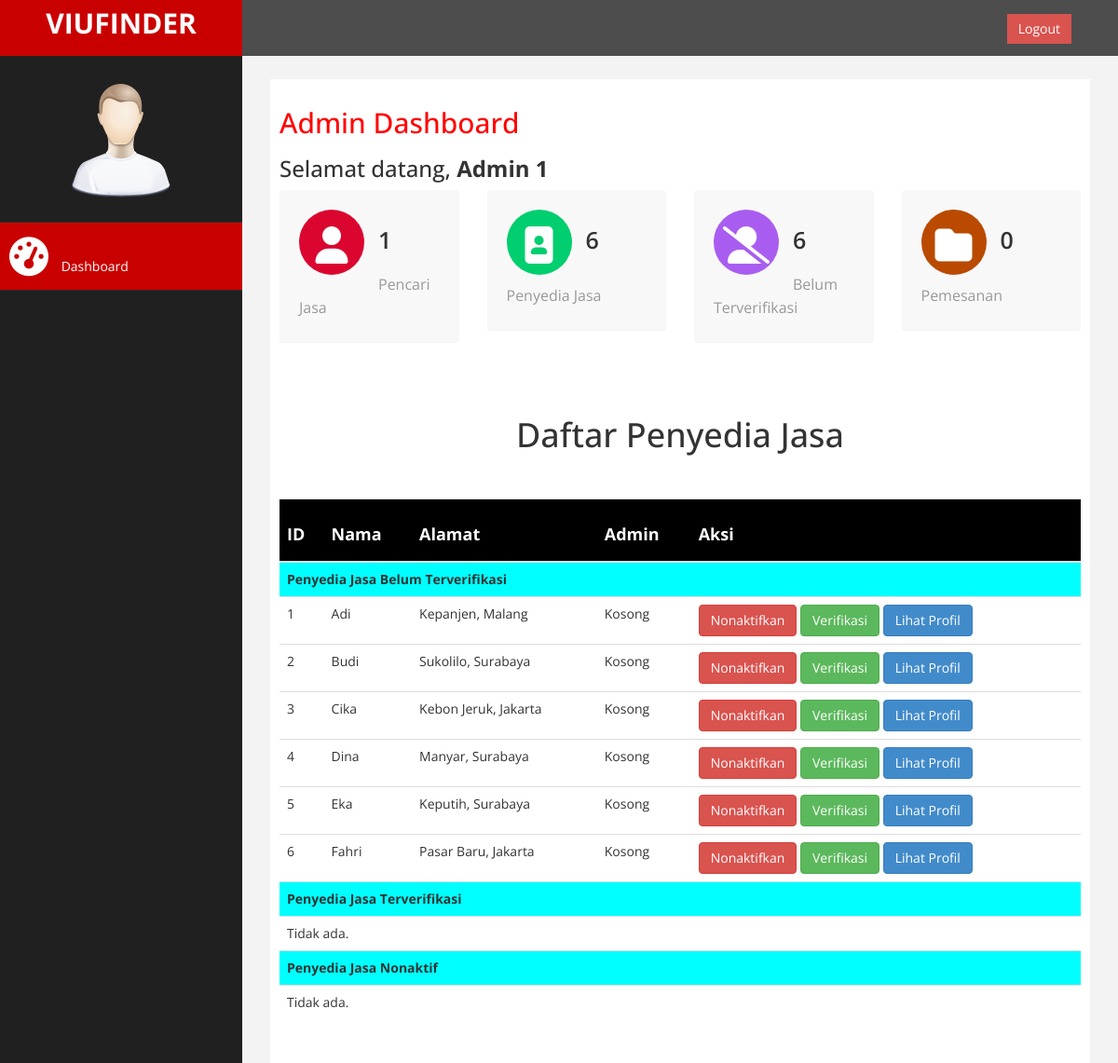
The app's page /dashboard_admin.php (signed in) with its own data.
### tables this page shows
CREATE TABLE `admin_web` (
    `adm_id` int(11) NOT NULL AUTO_INCREMENT,
    `adm_nama` varchar(100),
    `adm_kontak` varchar(15),
    `adm_jkel` varchar(2),
    `adm_email` varchar(100) NOT NULL,
    `adm_password` varchar(100) NOT NULL,
    PRIMARY KEY (`adm_id`)
);

CREATE TABLE `penyedia_jasa` (
    `pjasa_id` int(11) NOT NULL AUTO_INCREMENT,
    `pjasa_nama` varchar(100),
    `pjasa_kontak` varchar(15),
    `pjasa_alamat` varchar(1024),
    `pjasa_tempatlahir` varchar(200),
    `pjasa_tanggallahir` date,
    `pjasa_foto` mediumblob,
    `pjasa_jkel` varchar(2),
    `pjasa_email` varchar(100) NOT NULL,
    `pjasa_password` varchar(100) NOT NULL,
    `pjasa_statusaktif` varchar(100),
    PRIMARY KEY (`pjasa_id`)
);

### dashboard_admin.php (the view, shortened to what this page needs)
<?php
include("database/db_connection.php");
$email = $_SESSION['email'];
$query = "SELECT * FROM admin_web WHERE adm_email='$email'";
$admdata = mysqli_fetch_assoc(mysqli_query($conn, $query));
?>
<!DOCTYPE html>
<html xmlns="http://www.w3.org/1999/xhtml">
<head>
    <link href="assets/css/bootstrap.css" rel="stylesheet" />
    <link href="assets/js/morris/morris-0.4.3.min.css" rel="stylesheet" />
    <link href="assets/css/custom.css" rel="stylesheet" />
</head>
<body>
    <div id="wrapper">
        <nav class="navbar navbar-default navbar-cls-top " role="navigation" style="margin-bottom: 0">
            <div class="navbar-header">
                <a class="navbar-brand">VIUFINDER</a>
            </div>
            <div style="color: white;
                padding: 15px 50px 5px 50px;
                float: right;
                font-size: 16px;"> <a href="logout.php" class="btn btn-danger square-btn-adjust">Logout</a>
            </div>
        </nav>
        <nav class="navbar-default navbar-side" role="navigation">
            <div class="sidebar-collapse">
                <ul class="nav" id="main-menu">
				<li class="text-center">
                    <img src="assets/img/find_user.png" class="user-image img-responsive"/>
					</li>
                    <li>
                        <a class="active-menu"  href="#"><i class="fa fa-dashboard fa-3x"></i> Dashboard</a>
                    </li>
                </ul>
            </div>
        </nav>
        <div id="page-wrapper" >
            <div id="page-inner">
                <div class="row">
                    <div class="col-md-12">
                     <h2>Admin Dashboard</h2>
                        <h3>Selamat datang, <b><?php echo $admdata['adm_nama'] ?></b></h3>
                    </div>
                </div>
                <div class="row">
                    <div class="col-md-3 col-sm-6 col-xs-6">
                        <div class="panel panel-back noti-box">
                            <span class="icon-box bg-color-red set-icon">
                                <i class="fas fa-user"></i>
                            </span>
                            <div class="text-box">
                                <p class="main-text"><?php
                                    $query = "SELECT COUNT(*) FROM pencari_jasa";
                                    if( $result = mysqli_query($conn, $query) ) {
                                        $row = mysqli_fetch_assoc($result);
                                        echo $row['COUNT(*)'];
                                    } else {
                                        $error = $conn->errno . ' ' . $conn->error;
                                        echo $error;
                                    }
                                ?></p>
                                <p class="text-muted">Pencari Jasa</p>
                            </div>
                        </div>
                    </div>
                    <div class="col-md-3 col-sm-6 col-xs-6">
                        <div class="panel panel-back noti-box">
                            <span class="icon-box bg-color-green set-icon">
                                <i class="fas fa-portrait"></i>
                            </span>
                            <div class="text-box" >
                            <p class="main-text"><?php
                                    $query = "SELECT COUNT(*) FROM penyedia_jasa";
                                    $result = mysqli_query($conn, $query);
                                    $row = mysqli_fetch_row($result);
                                    echo $row[0];
                                ?></p>
                                <p class="text-muted">Penyedia Jasa</p>
                            </div>
                        </div>
                    </div>
                    <div class="col-md-3 col-sm-6 col-xs-6">
                        <div class="panel panel-back noti-box">
                            <span class="icon-box bg-color-blue set-icon">
                                <i class="fa fa-user-alt-slash"></i>
                            </span>
                            <div class="text-box" >
                                <p class="main-text"><?php
                                    $query = "SELECT COUNT(*) FROM penyedia_jasa
                                                WHERE pjasa_id NOT IN (SELECT pjasa_id FROM terverifikasi);";
                                    $result = mysqli_query($conn, $query);
                                    $row = mysqli_fetch_row($result);
                                    echo $row[0];
                                ?></p>
                                <p class="text-muted">Belum Terverifikasi</p>
                            </div>
                        </div>
                    </div>
                    <div class="col-md-3 col-sm-6 col-xs-6">
                        <div class="panel panel-back noti-box">
                            <span class="icon-box bg-color-brown set-icon">
                                <i class="fa fa-folder"></i>
                            </span>
                            <div class="text-box" >
                                <p class="main-text"><?php
                                    $query = "SELECT COUNT(*) FROM pemesanan_jasa";
                                    $result = mysqli_query($conn, $query);
                                    $row = mysqli_fetch_row($result);
                                    echo $row[0];
                                ?></p>
                                <p class="text-muted">Pemesanan</p>
                            </div>
                        </div>
                    </div>
                </div>
                <div class="row">
                    <div class="col-md-12">
                        <h1 style="text-align: center;"><br>Daftar Penyedia Jasa<br><br></h1>
                    <div class="table-responsive table-borderless">
                        <table class="table">
                            <thead class="table-dark" style="background: black;color: white;">
                                <tr>
                                    <th><h4><b>ID</b></h4></th>
                                    <th><h4><b>Nama</b></h4></th>
                                    <th><h4><b>Alamat</b></h4></th>
                                    <th><h4><b>Admin</b></h4></th>
                                    <th><h4><b>Aksi</b></h4></th>
                                </tr>
                            </thead>
                            <tbody class="table-body">
                                <tr class="table-light" style="background: cyan;">
                                    <td colspan="5">
                                        <b>Penyedia Jasa Belum Terverifikasi</b>
                                    </td>
                                </tr>
                                <?php
                                    $terverifikasi = "SELECT pjasa_id FROM terverifikasi";
                                    $nonaktif = "SELECT pjasa_id FROM nonaktif";
                                    $query = "SELECT * FROM penyedia_jasa pj
                                                WHERE pj.pjasa_id NOT IN (SELECT pjasa_id FROM ($terverifikasi) t)
                                                AND pj.pjasa_id NOT IN (SELECT pjasa_id FROM ($nonaktif) n)";
                                    $result = mysqli_query($conn, $query);
                                    if ($result->num_rows > 0) {
                                        while($row = $result->fetch_assoc()) {
                                            echo "<tr>
                                                    <td>".$row['pjasa_id']."</td>
                                                    <td>".$row['pjasa_nama']."</td>
                                                    <td>".$row['pjasa_alamat']."</td>
                                                    <td>Kosong</td>
                                                    <td>
                                                        <a href='dashboard_admin.php?pid=".$row['pjasa_id']."&action=nonaktif' class='btn btn-danger'>Nonaktifkan</a>
                                                        <a href='dashboard_admin.php?pid=".$row['pjasa_id']."&action=verifikasi' class='btn btn-success'>Verifikasi</a>
                                                        <a href='profil_sediajasa.php?id=".$row['pjasa_id']."' class='btn btn-primary'>Lihat Profil</a>
                                                    </td>
                                                </tr>";
                                        }
                                    } else {
                                        echo "<tr><td colspan="."5".">Tidak ada.</td></tr>";
                                    }
                                ?>
                                <tr class="table-secondary" style="background: cyan;">
                                    <td colspan="5">
                                        <b>Penyedia Jasa Terverifikasi</b>
                                    </td>
                                </tr>
                                <?php
                                    $terverifikasi = "SELECT pj.*, a.adm_nama FROM penyedia_jasa pj
                                                        INNER JOIN terverifikasi t ON pj.pjasa_id = t.pjasa_id
                                                        INNER JOIN admin_web a ON a.adm_id = t.adm_id";
                                    $result = mysqli_query($conn, $terverifikasi);
                                    if ($result->num_rows > 0) {
                                        while($row = $result->fetch_assoc()) {
                                            echo "<tr>
                                                    <td>".$row['pjasa_id']."</td>
                                                    <td>".$row['pjasa_nama']."</td>
                                                    <td>".$row['pjasa_alamat']."</td>
                                                    <td>".$row['adm_nama']."</td>
                                                    <td>
                                                    <a href='dashboard_admin.php?pid=".$row['pjasa_id']."&action=nonaktif' class='btn btn-danger'>Nonaktifkan</a>
                                                    </td>
                                                </tr>";
                                        }
                                    } else {
                                        echo "<tr><td colspan="."5".">Tidak ada.</td></tr>";
                                    }
                                ?>
                                <tr class="table-light" style="background: cyan;">
                                    <td colspan="5">
                                        <b>Penyedia Jasa Nonaktif</b>
                                    </td>
                                </tr>
                                <?php
                                    $nonaktif = "SELECT pj.*, t.adm_id FROM penyedia_jasa pj
                                                        INNER JOIN nonaktif t ON pj.pjasa_id = t.pjasa_id
                                                        INNER JOIN admin_web a ON a.adm_id = t.adm_id;";
                                    $result = mysqli_query($conn, $nonaktif);
                                    if ($result->num_rows > 0) {
                                        while($row = $result->fetch_assoc()) {
                                            echo "<tr>
                                                    <td>".$row['pjasa_id']."</td>
                                                    <td>".$row['pjasa_nama']."</td>
                                                    <td>".$row['pjasa_alamat']."</td>
                                                    <td>".$row['adm_id']."</td>
                                                    <td>
                                                    </td>
                                                </tr>";
                                        }
                                    } else {
                                        echo "<tr><td colspan="."5".">Tidak ada.</td></tr>";
                                    }
                                ?>
                            </tbody>
                        </table>
                    </div>
                    </div>
                </div>
    </div>
</body>
</html>

### assets/css/custom.css (style rules this page uses)
body { font-family: 'Open Sans', sans-serif; }
#wrapper { width: 100%; background:#202020; }
#page-wrapper { padding: 15px 15px; min-height: 600px; background:#F3F3F3; }
#page-inner { width:100%; margin:10px 20px 10px 0px; background-color:#fff!important; padding:10px; min-height:1200px; }
.text-center { text-align:center; }
h2 { color: #f00; }
h4 { padding-top:10px; }
.square-btn-adjust { border: 0px solid transparent; -webkit-border-radius: 0px; -moz-border-radius: 0px; border-radius: 0px; }
p { font-size:16px; line-height:25px; padding-top:20px; }
.panel-back { background-color:#F8F8F8; }
.noti-box { min-height: 100px; padding: 20px; }
.noti-box .icon-box { display: block; float: left; margin: 0 15px 10px 0; width: 70px; height: 70px; line-height: 75px; vertical-align: middle; text-align: center; font-size: 40px; }
.text-box p { margin: 0 0 3px; }
.main-text { font-size: 25px; font-weight:600; }
.set-icon { -webkit-border-radius: 50px; -moz-border-radius: 50px; border-radius: 50px; }
.bg-color-green { background-color: #00CE6F; color: #fff; }
.bg-color-blue { background-color: #A95DF0; color: #fff; }
.bg-color-red { background-color: #DB0630; color: #fff; }
.bg-color-brown { background-color: #B94A00; color: #fff; }
.user-image { margin: 25px auto; -webkit-border-radius: 10px; -moz-border-radius: 10px; border-radius: 10px; max-height:170px; max-width:170px; }
.navbar-cls-top .navbar-brand { color: #fff; background: #C90000; width: 260px; text-align: center; height: 60px; font-size: 30px; font-weight: 700; }
.active-menu { background-color:#C90000!important; }
.sidebar-collapse , .sidebar-collapse .nav { background:none; }
.sidebar-collapse .nav { padding:0; }
.sidebar-collapse .nav > li > a { color:#fff; background:#202020; text-shadow:none; }
.sidebar-collapse > .nav > li > a { padding:15px 10px; }
.sidebar-collapse > .nav > li { border-bottom: 1px solid rgba(107, 108, 109, 0.19); }
.navbar-side { border:none; background-color: #202020; }
.navbar-cls-top { background:#4D4D4D; border-bottom:none; }
.navbar-default { border:0px solid black; }
.navbar-header { background: #A70303; }
.nav > li > a > i { margin-right:10px; }
@media (min-width:768px) { #page-wrapper { margin: 0 0 0 260px; padding: 15px 30px; min-height: 1200px; } }
@media (min-width:768px) { .navbar-side { z-index: 1; position: absolute; width: 260px; } }
@media (min-width:768px) { .navbar { border-radius: 0px; } }

### records on screen
admin_web: adm_nama "Admin 1"
penyedia_jasa: pjasa_id "1", pjasa_nama "Adi", pjasa_alamat "Kepanjen, Malang"
penyedia_jasa: pjasa_id "2", pjasa_nama "Budi", pjasa_alamat "Sukolilo, Surabaya"
penyedia_jasa: pjasa_id "3", pjasa_nama "Cika", pjasa_alamat "Kebon Jeruk, Jakarta"
penyedia_jasa: pjasa_id "4", pjasa_nama "Dina", pjasa_alamat "Manyar, Surabaya"
penyedia_jasa: pjasa_id "5", pjasa_nama "Eka", pjasa_alamat "Keputih, Surabaya"
penyedia_jasa: pjasa_id "6", pjasa_nama "Fahri", pjasa_alamat "Pasar Baru, Jakarta"

### other values on screen
$row['COUNT(*)'] "1"
$row[0] "6"
$row[0] "0"
